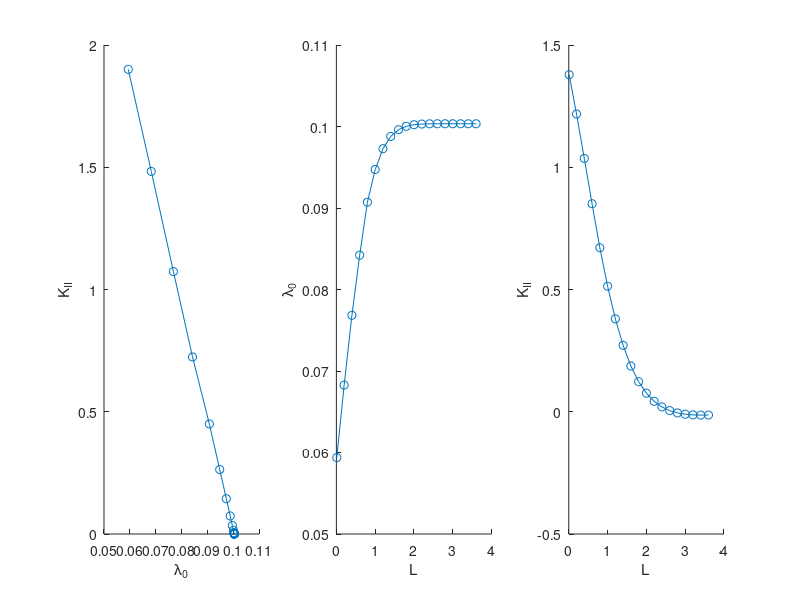

Reproduce this figure in MATLAB.
% Data in this file is made in quite an inefficient way. Since for a given
% L, we wish to push lambda as high as possible for a good extrapolation.
% But, this then depends on the value of L (in a way that we wish to
% determine from this data!). Therefore, its done with guesswork and by
% three different data sets.

clear

load n995x846-early
L1 = L; lam1 = l0; K2 = 3*sqrt(2*pi)*KII0;
load n995x846-mid
L1 = [L1 L]; lam1 = [lam1 l0]; K2 = [K2 3*sqrt(2*pi)*KII0];
load n995x846-late
L1 = [L1 L]; lam1 = [lam1 l0]; K2 = [K2 3*sqrt(2*pi)*KII0];



subplot(1,3,1)
hold on

plot(lam1,K2.^2,'o-')
xlabel('\lambda_0')
ylabel('K_{II}')


subplot(1,3,2)
hold on

plot(L1,lam1,'o-')
xlabel('L')
ylabel('\lambda_0')


subplot(1,3,3)
hold on

plot(L1,K2,'o-')
xlabel('L')
ylabel('K_{II}')

fid = fopen('KI-0.csv','w');
fprintf(fid,'KII0,     l0,    KII2,      L\n');
for j = 1:numel(L1)
    fprintf(fid, '%.5e,    %.5e,   %.5e,     %.5e \n', ...
        K2(j), lam1(j), K2(j)^2, L1(j));
end

fclose(fid);
